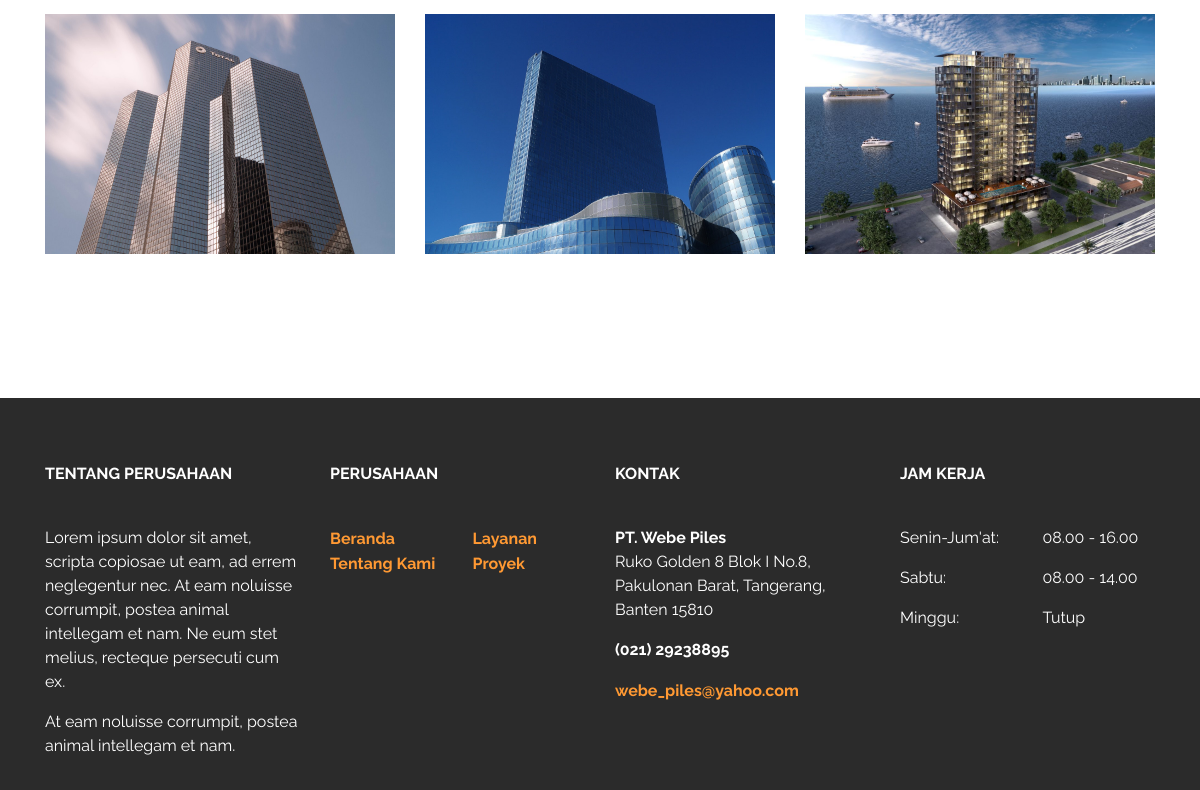
The page /cn/projects.php (lower part) on the database as committed earlier.
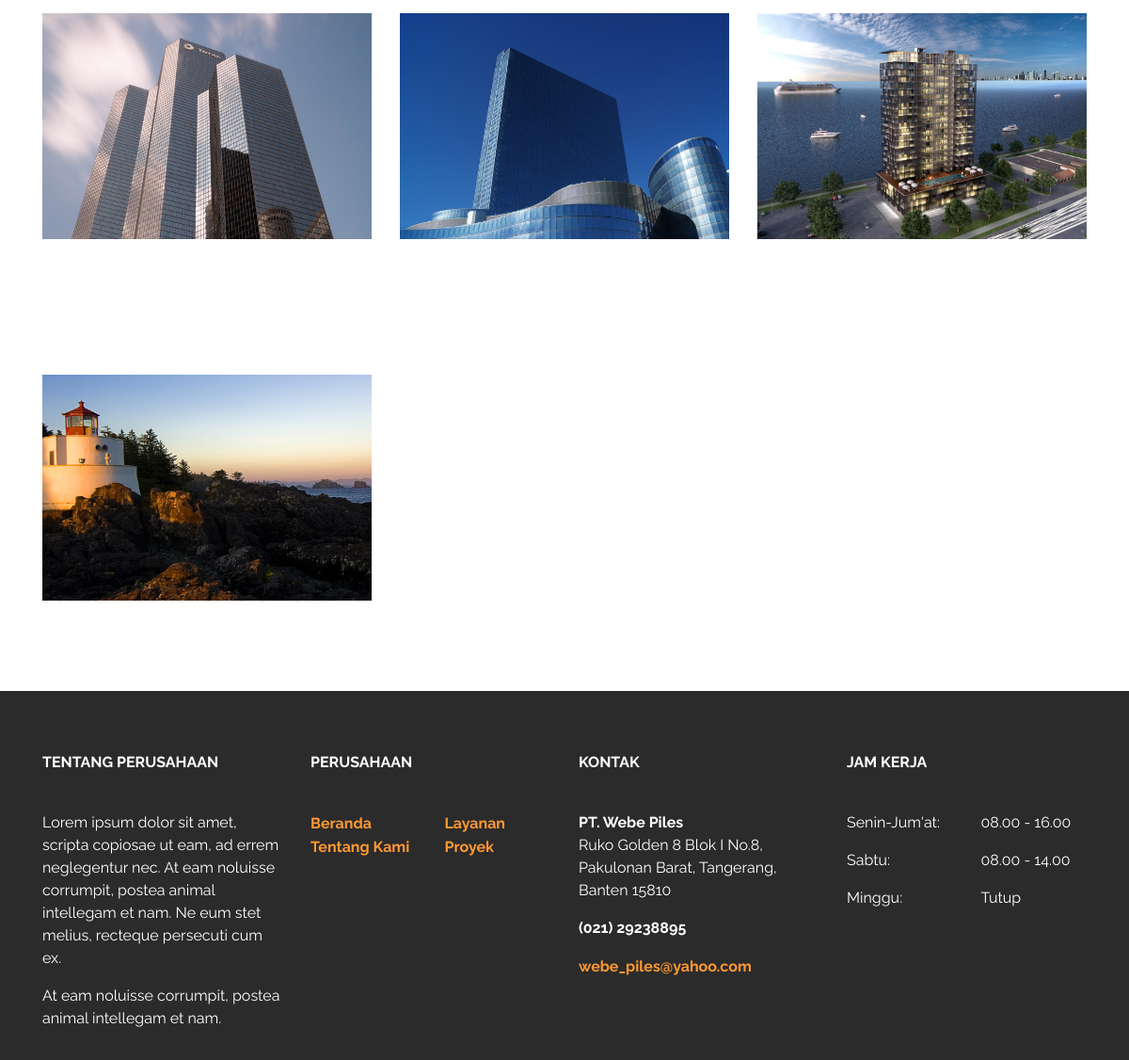
The same page on the database as committed later.
### tables this page shows
CREATE TABLE `proyek` (
  `id_proyek` int(11) NOT NULL,
  `gambar_proyek` varchar(200) NOT NULL,
  `nama_proyek` varchar(100) DEFAULT NULL,
  `lokasi_proyek` varchar(50) DEFAULT NULL,
  `bahasa_proyek` varchar(2) DEFAULT NULL
);

### cn/projects.php (the view, shortened to what this page needs)
<!doctype html>
<html lang="en">
  <?php include ('../fungsi/koneksi.php'); ?>
  <body>
    <div class="container">
        <div class="row my-5">
            <?php
                $proyek = "SELECT * FROM proyek WHERE bahasa_proyek = 'cn'";
                $hasil_proyek = mysqli_query($koneksi, $proyek);
                $i = 0;
                while ($row_proyek = mysqli_fetch_array($hasil_proyek, MYSQLI_ASSOC)) {
            ?>
            <div class="col-md-4 py-5">
                <img class="img-fluid" style="width: 100%; height: 240px;" src="<?php echo $row_proyek['gambar_proyek']; ?>">
            </div>
            <?php
              $i++;
              if ($i % 3 == 0) {
                echo '</div><div class="row my-5">';
              }
            ?>
            <?php } ?>
        </div>
    </div>
  </body>
</html>

### style.css (style rules this page uses)
h4, p, a, address { font-family: 'Raleway', sans-serif; }
a { font-weight: bold; color: #ff9933; }
footer { background-color: #2b2b2b; }
footer p { color: #fff; }

Rows that differ between the two databases and show on the page:
added proyek: gambar_proyek (picture)
